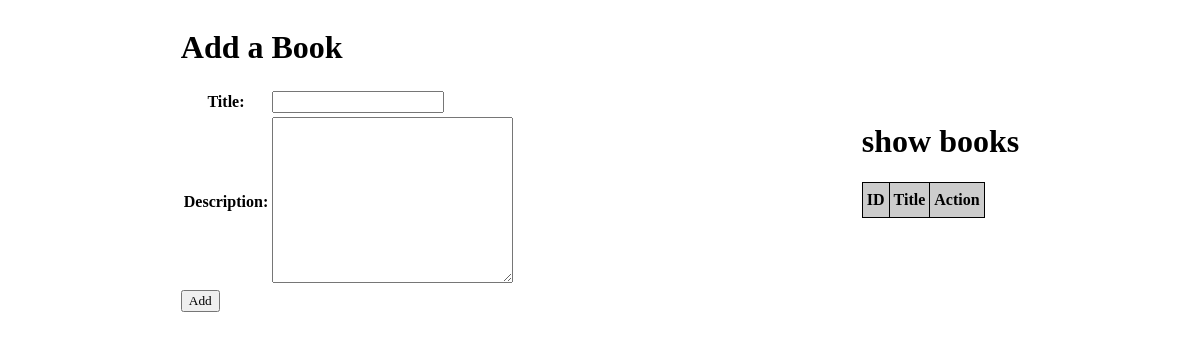
The app's page /, older data.
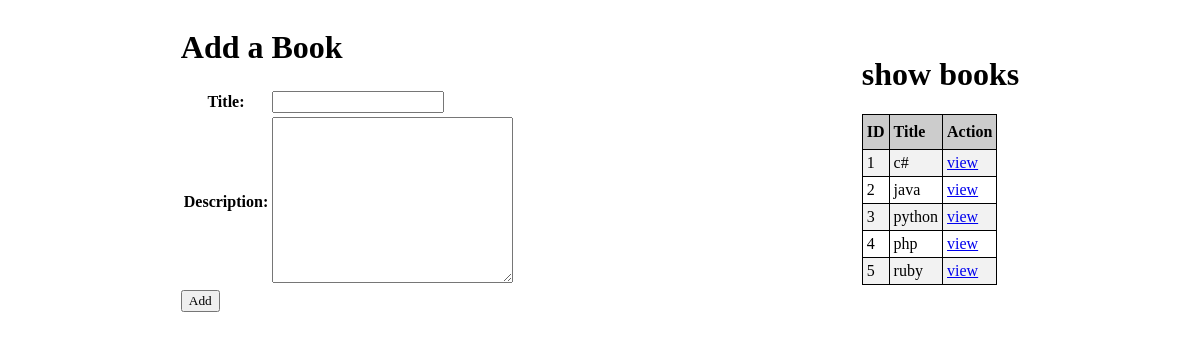
The same page, newer data.
### app_books_authors_shell/models.py (models this page shows)
class Book(models.Model) :
    title = models.CharField(max_length=225)
    desc = models.TextField(null = True)
    created_at = models.DateTimeField(auto_now_add=True)
    updated_at = models.DateTimeField(auto_now=True)

### app_books_authors_shell/views.py (the view)
# urls.py: path('', views.handel_form),
def handel_form(request):
    context= {
       'allbooks': Book.objects.all()
    }
    return render(request, "books_authors.html", context)

### app_books_authors_shell/templates/books_authors.html (shortened to what this page needs)
<!DOCTYPE html>
<html lang="en">
<head>
    {% load static %}
      <link rel="stylesheet" href="{% static 'books_authors.css' %}">
</head>
<body>
    <div class="cont">
        <div>
            <form action="/addbooks" method="POST">
                <h1>Add a Book</h1>
                <table>
                    <tr>
                        <th>Title:</th>
                        <td><input type="text" name="title"></td>
                    </tr>
                    <tr>
                        <th>Description:</th>
                        <td><textarea name="desc" id="" cols="30" rows="10"></textarea></td>
                    </tr>
                </table>
                <div>
                    <input type="submit" value="Add" class="button">
                </div>
            </form>
        </div>
        <div>
            <table class="table" id="customers">
                <h1>show books</h1>
                <tr>
                    <th>ID</th>
                    <th>Title</th>
                    <th>Action</th>
                </tr>
                {% for book in allbooks%}
                <tr>
                    <td>{{book.id}}</td>
                    <td>{{book.title}}</td>
                    <td><a href="/books/{{book.id}}">view</a></td>
                </tr>
                {%endfor%}
            </table>
        </div>
    </div>
</body>
</html>

Row changes from the older to the newer data that the page shows:
added Book: id "1", title "c#"
added Book: id "2", title "java"
added Book: id "3", title "python"
added Book: id "4", title "php"
added Book: id "5", title "ruby"
